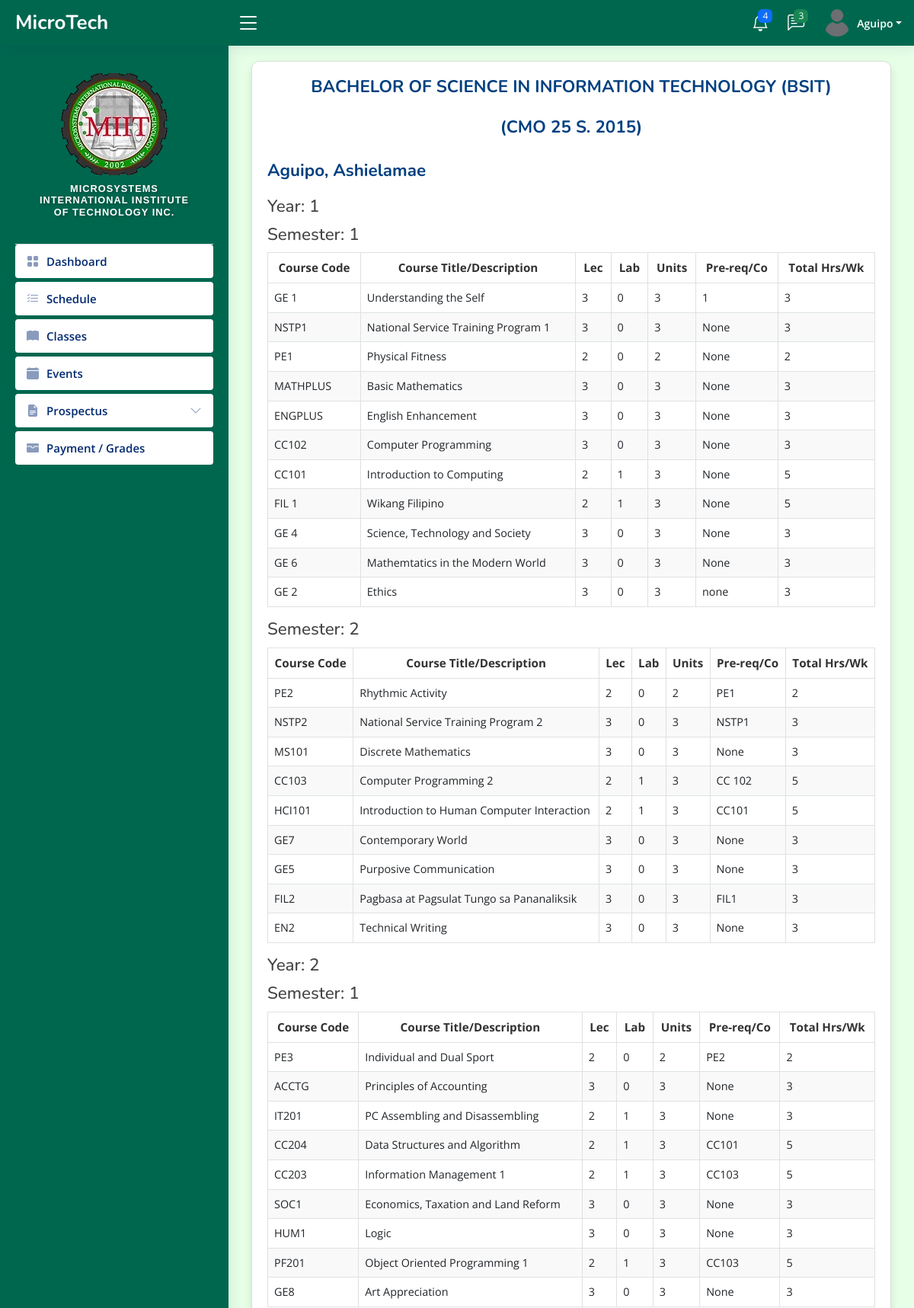
The app's page /admin/bsit-prospectus.php (signed in, upper part) with its own data.
### tables this page shows
CREATE TABLE `tbl_students` (
  `user_id` int(11) NOT NULL,
  `user_name` varchar(50) NOT NULL,
  `lname` varchar(50) NOT NULL,
  `fname` varchar(50) NOT NULL,
  `middleInitial` varchar(30) NOT NULL,
  `Suffix` varchar(15) NOT NULL,
  `course` varchar(50) NOT NULL,
  `year` int(10) NOT NULL,
  `sy` varchar(50) DEFAULT NULL,
  `contact` varchar(20) NOT NULL,
  `gender` varchar(10) NOT NULL,
  `bdate` varchar(50) NOT NULL,
  `pob` text NOT NULL,
  `email` varchar(50) NOT NULL,
  `major` varchar(50) NOT NULL,
  `nationality` varchar(20) NOT NULL,
  `civilStatus` varchar(20) NOT NULL,
  `religion` varchar(20) NOT NULL,
  `modality` varchar(20) NOT NULL,
  `fb` varchar(30) NOT NULL,
  `curAddress` varchar(200) NOT NULL,
  `cityAdd` varchar(200) NOT NULL,
  `zipcode` varchar(30) NOT NULL,
  `fatherName` varchar(50) NOT NULL,
  `fwork` varchar(50) NOT NULL,
  `motherName` varchar(50) NOT NULL,
  `mwork` varchar(50) NOT NULL,
  `primarySchool` varchar(100) NOT NULL,
  `primaryAddress` text NOT NULL,
  `primaryCompleted` varchar(30) NOT NULL,
  `entermediateSchool` varchar(100) NOT NULL,
  `entermediateAddress` text NOT NULL,
  `entermediateCompleted` varchar(30) NOT NULL,
  `hsSchool` varchar(100) NOT NULL,
  `hsAddress` text NOT NULL,
  `hsCompleted` varchar(30) NOT NULL,
  `shSchool` varchar(100) NOT NULL,
  `shAddress` text NOT NULL,
  `shCompleted` varchar(30) NOT NULL,
  `collegeSchool` varchar(100) NOT NULL,
  `collegeAddress` text NOT NULL,
  `collegeCompleted` varchar(30) NOT NULL,
  `user_image` varchar(50) NOT NULL,
  `user_role` varchar(50) NOT NULL,
  `user_pass` varchar(100) NOT NULL,
  `semester` int(11) NOT NULL,
  `status` varchar(20) NOT NULL,
  `date` date DEFAULT NULL,
  `created_at` timestamp NOT NULL DEFAULT current_timestamp()
);

CREATE TABLE `tbl_subjects` (
  `id` int(11) NOT NULL,
  `year` int(11) NOT NULL,
  `semester` int(11) NOT NULL,
  `code` varchar(50) NOT NULL,
  `description` varchar(50) NOT NULL,
  `lec` int(11) NOT NULL,
  `lab` int(11) NOT NULL,
  `unit` int(11) NOT NULL,
  `pre_req` varchar(50) NOT NULL,
  `total` int(11) NOT NULL,
  `course` varchar(50) NOT NULL
);

### PHP/BSIT-con.php (called while the page is built, shortened)
<?php
$connection = new Connection();
$pdo = $connection->open();
$sql = "SELECT * FROM tbl_subjects WHERE course = 'BSIT' ORDER BY year ASC, semester ASC";
$stmt = $pdo->query($sql);
$subjects = $stmt->fetchAll(PDO::FETCH_ASSOC);
$groupedSubjects = [];
foreach ($subjects as $subject) {
  $year = $subject['year'];
  $semester = $subject['semester'];
  if (!isset($groupedSubjects[$year])) {
    $groupedSubjects[$year] = [];
  }
  if (!isset($groupedSubjects[$year][$semester])) {
    $groupedSubjects[$year][$semester] = [];
  }
  $groupedSubjects[$year][$semester][] = $subject;
}
$statement = $conn->prepare("SELECT * FROM tbl_students WHERE user_id = :sid");
$statement->bindParam(':sid', $userid, PDO::PARAM_STR);
$statement->execute();
$user = $statement->fetch(PDO::FETCH_ASSOC);
?>

### admin/bsit-prospectus.php (the view, shortened to what this page needs)
<?php include_once "../templates/header3.php"; ?>
<?php include_once "../PHP/BSIT-con.php"; ?>
<main id="main" class="main">
  <section class="section dashboard">
    <div class="row">
      <h4 class="pagetitle text-center mb-3">BACHELOR OF SCIENCE IN INFORMATION TECHNOLOGY (BSIT)</h4>
      <h4 class="text-center">(CMO 25 S. 2015)</h4>
      <h4 class="pagetitle"><?php echo htmlspecialchars($user['lname']); ?>, <?php echo htmlspecialchars($user['fname']); ?> <?php echo htmlspecialchars($user['middleInitial']); ?></h4>
      <?php if (!empty($groupedSubjects)) : ?>
        <?php foreach ($groupedSubjects as $year => $semesters) : ?>
          <h6 class="pagetitle">Year: <?php echo htmlspecialchars($year); ?></h6>
          <?php foreach ($semesters as $semester => $subjects) : ?>
            <h5 class="pagetitle">Semester: <?php echo htmlspecialchars($semester); ?></h5>
            <div class="table-responsive">
              <table class="table table-bordered">
                <thead>
                  <tr>
                    <th>Course Code</th>
                    <th>Course Title/Description</th>
                    <th>Lec</th>
                    <th>Lab</th>
                    <th>Units</th>
                    <th>Pre-req/Co</th>
                    <th>Total Hrs/Wk</th>
                  </tr>
                </thead>
                <tbody>
                  <?php foreach ($subjects as $subject) : ?>
                    <tr>
                      <td><?php echo htmlspecialchars($subject['code']); ?></td>
                      <td><?php echo htmlspecialchars($subject['description']); ?></td>
                      <td><?php echo htmlspecialchars($subject['lec']); ?></td>
                      <td><?php echo htmlspecialchars($subject['lab']); ?></td>
                      <td><?php echo htmlspecialchars($subject['unit']); ?></td>
                      <td><?php echo htmlspecialchars($subject['pre_req']); ?></td>
                      <td><?php echo htmlspecialchars($subject['total']); ?></td>
                    </tr>
                  <?php endforeach; ?>
                </tbody>
              </table>
            </div>
          <?php endforeach; ?>
        <?php endforeach; ?>
      <?php else : ?>
        <p class="text-center">No subjects found for BSIT course.</p>
      <?php endif; ?>
    </div>
  </section>
</main>
<?php include_once "../templates/footer.php"; ?>

### templates/header3.php (shortened to what this page needs)
<!DOCTYPE html>
<html lang="en">
<head>
  <link href="../../assets/vendor/bootstrap/css/bootstrap.min.css" rel="stylesheet">
  <link href="../../assets/vendor/bootstrap-icons/bootstrap-icons.css" rel="stylesheet">
  <link href="../../assets/vendor/boxicons/css/boxicons.min.css" rel="stylesheet">
  <link href="../../assets/vendor/quill/quill.snow.css" rel="stylesheet">
  <link href="../../assets/vendor/quill/quill.bubble.css" rel="stylesheet">
  <link href="../../assets/vendor/remixicon/remixicon.css" rel="stylesheet">
  <link href="../../assets/vendor/simple-datatables/style.css" rel="stylesheet">
  <link href="../../assets/css/style.css" rel="stylesheet">
</head>
<?php
$database = new Connection();
$conn = $database->open();
$userid = $_SESSION["login"];
$statements = $conn->prepare("SELECT u.fname, u.lname, u.user_image, u.course, u.user_role
    FROM tbl_students u
    LEFT JOIN tbl_users s ON u.user_id = s.user_id
    WHERE u.user_id = :userid
");
$statements->bindParam(':userid', $userid, PDO::PARAM_INT);
$statements->execute();
$user = $statements->fetch(PDO::FETCH_ASSOC);
if ($user) {
  $lname = $user['lname'];
  $image = $user['user_image'];
} else {
  echo "User or student information not found.";
  exit;
}
?>
<body style="background-color:#e6ffe6;">
<header id="header" class="header fixed-top d-flex align-items-center" style="background-color: #00674f;">
  <div class="d-flex align-items-center justify-content-between">
    <a href="../admin/index.php" class="logo d-flex align-items-center">
      <span class="d-none d-lg-block text-white">MicroTech</span>
    </a>
    <i class="bi bi-list toggle-sidebar-btn text-white"></i>
  </div>
  <nav class="header-nav ms-auto">
    <ul class="d-flex align-items-center">
      <li class="nav-item dropdown">
        <a class="nav-link nav-icon" href="#" data-bs-toggle="dropdown">
          <i class="bi bi-bell text-white"></i>
          <span class="badge bg-primary badge-number">4</span>
        </a>
      </li>
      <li class="nav-item dropdown">
        <a class="nav-link nav-icon" href="#" data-bs-toggle="dropdown">
          <i class="bi bi-chat-left-text text-white"></i>
          <span class="badge bg-success badge-number">3</span>
        </a>
      </li>
      <li class="nav-item dropdown pe-3">
        <a class="nav-link nav-profile d-flex align-items-center pe-0 " href="#" data-bs-toggle="dropdown">
          <img src="upload-files/<?php echo htmlspecialchars($image); ?>" id="currentPhoto" onerror="this.src='images/default.png'" alt="Profile Image" class="rounded-circle">
          <span class="d-none d-md-block dropdown-toggle ps-2 text-white"><?php echo htmlspecialchars($lname)?></span>
        </a>
      </li>
    </ul>
  </nav>
</header>
<aside id="sidebar" class="sidebar" style="background-color: #00674f;">
  <ul class="sidebar-nav" id="sidebar-nav">
    <div class="profile-section">
      <div>
        <img src="../admin/images/miit-logo.png" id="currentPhoto" onerror="this.src='images/default.png'" alt="Profile Image" class="rotate-flip">
      </div>
      <div class="logo-text" style="padding: 10px; text-align: center;">
        <h6>Microsystems International Institute of Technology Inc.</h6>
      </div>
    </div>
    <li class="nav-item">
      <a class="nav-link collapsed" href="../admin/index3.php">
        <i class="bi bi-grid-fill"></i>
        <span>Dashboard</span>
      </a>
    </li>
    <li class="nav-item">
      <a class="nav-link collapsed" href="../admin/schedule-students.php">
        <i class="bi bi-list-check"></i>
        <span>Schedule</span>
      </a>
    </li>
    <li class="nav-item">
      <a class="nav-link collapsed" href="../admin/student-classes.php">
        <i class="bi bi-book-fill"></i>
        <span>Classes</span>
      </a>
    </li>
    <li class="nav-item">
      <a class="nav-link collapsed" href="../admin/event-student.php">
        <i class="bi bi-calendar-fill"></i>
        <span>Events</span>
      </a>
    </li>
    <li class="nav-item">
      <a class="nav-link collapsed" data-bs-target="#tables-nav" data-bs-toggle="collapse" href="#">
        <i class="bi bi-file-earmark-text-fill"></i><span>Prospectus</span><i class="bi bi-chevron-down ms-auto"></i>
      </a>
    </li>
    <li class="nav-item">
      <a class="nav-link collapsed" href="../admin/payment1.php">
        <i class="bi bi-wallet-fill"></i>
        <span>Payment / Grades </span>
      </a>
    </li>
  </ul>
</aside>

### assets/css/style.css (style rules this page uses)
:root { scroll-behavior: smooth; }
body { font-family: 'Open Sans', sans-serif; background: #f6f9ff; color: #444444; }
a { color: #4154f1; text-decoration: none; }
h1, h2, h3, h4, h5, h6 { font-family: 'Nunito', sans-serif; }
#main { margin-top: 60px; padding: 20px 30px; transition: all 0.3s; }
.pagetitle { margin-bottom: 10px; }
.logo { line-height: 1; }
@media (min-width: 1200px) { .logo { width: 280px; } }
.logo span { font-size: 26px; font-weight: 700; color: #012970; font-family: 'Nunito', sans-serif; }
.header { transition: all 0.5s; z-index: 997; height: 60px; box-shadow: 0px 2px 20px rgba(1, 41, 112, 0.1); background-color: #fff; padding-left: 20px; }
.header .toggle-sidebar-btn { font-size: 32px; padding-left: 10px; cursor: pointer; color: #012970; }
.header-nav ul { list-style: none; }
.header-nav > ul { margin: 0; padding: 0; }
.header-nav .nav-icon { font-size: 22px; color: #012970; margin-right: 25px; position: relative; }
.header-nav .nav-profile { color: #012970; }
.header-nav .nav-profile img { max-height: 36px; }
.header-nav .nav-profile span { font-size: 14px; font-weight: 600; }
.header-nav .badge-number { position: absolute; inset: -2px -5px auto auto; font-weight: normal; font-size: 12px; padding: 3px 6px; }
.sidebar { position: fixed; top: 60px; left: 0; bottom: 0; width: 300px; z-index: 996; transition: all 0.3s; padding: 20px; overflow-y: auto; scrollbar-width: thin; scrollbar-color: #aab7cf transparent; box-shadow: 0px 0px 20px rgba(1, 41, 112, 0.1); background-color: #fff; }
@media (min-width: 1200px) { #main, #footer { margin-left: 300px; } }
.sidebar-nav { padding: 0; margin: 0; list-style: none; }
.sidebar-nav li { padding: 0; margin: 0; list-style: none; }
.sidebar-nav .nav-item { margin-bottom: 5px; }
.sidebar-nav .nav-link { display: flex; align-items: center; font-size: 15px; font-weight: 600; color: #4154f1; transition: 0.3; background: #f6f9ff; padding: 10px 15px; border-radius: 4px; }
.sidebar-nav .nav-link i { font-size: 16px; margin-right: 10px; color: #4154f1; }
.sidebar-nav .nav-link.collapsed { color: #012970; background: #fff; }
.sidebar-nav .nav-link.collapsed i { color: #899bbd; }
.sidebar-nav .nav-link .bi-chevron-down { margin-right: 0; transition: transform 0.2s ease-in-out; }

### templates/header3.php (style rules this page uses)
.logo-text h6 { font-family: 'Arial', sans-serif; font-size: 0.8rem; font-weight: 600; letter-spacing: 1px; color: #ffffff; text-transform: uppercase; text-shadow: 2px 2px 4px rgba(0, 0, 0, 0.3); }
html { scroll-behavior: smooth; }
.sidebar .nav-link { transition: background-color 0.3s ease, color 0.3s ease; }
.profile-section { display: flex; flex-direction: column; align-items: center; padding: 1rem; border-bottom: 1px solid #ddd; }

### PHP/BSIT-con.php (style rules this page uses)
.section { padding: 20px; border: 1px solid #dcdcdc; border-radius: 10px; background: #fff; box-shadow: 0 6px 12px rgba(0, 0, 0, 0.1); margin-bottom: 30px; }
.dashboard { max-width: 1200px; margin: auto; }
h4 { font-size: 1.4rem; color: #004080; padding-bottom: 10px; margin-bottom: 20px; font-weight: bold; }
table { width: 100%; border-collapse: collapse; margin-bottom: 20px; }
th, td { padding: 12px; text-align: left; border: 1px solid #e0e0e0; }
th { background-color: #f5f5f5; color: #333; font-weight: bold; text-align: center; }
tbody tr:nth-child(even) { background-color: #f9f9f9; }

### admin/bsit-prospectus.php (style rules this page uses)
.pagetitle { font-size: 1.5rem; }
.table-responsive { overflow-x: auto; }
@media (max-width: 1200px) { .pagetitle { font-size: 1.4rem; } }
@media (max-width: 1200px) { .table thead th { font-size: 0.95rem; } }
@media (max-width: 1200px) { .table tbody td { font-size: 0.9rem; } }

### records on screen
tbl_students: lname "Aguipo", fname "Ashielamae"
tbl_subjects: code "GE 1", description "Understanding the Self", lec "3", lab "0", unit "3", pre_req "1", total "3"
tbl_subjects: code "NSTP1", description "National Service Training Program 1", lec "3", lab "0", unit "3", pre_req "None", total "3"
tbl_subjects: code "PE1", description "Physical Fitness", lec "2", lab "0", unit "2", pre_req "None", total "2"
tbl_subjects: code "MATHPLUS", description "Basic Mathematics", lec "3", lab "0", unit "3", pre_req "None", total "3"
tbl_subjects: code "ENGPLUS", description "English Enhancement", lec "3", lab "0", unit "3", pre_req "None", total "3"
tbl_subjects: code "CC102", description "Computer Programming", lec "3", lab "0", unit "3", pre_req "None", total "3"
tbl_subjects: code "CC101", description "Introduction to Computing", lec "2", lab "1", unit "3", pre_req "None", total "5"
tbl_subjects: code "FIL 1", description "Wikang Filipino", lec "2", lab "1", unit "3", pre_req "None", total "5"
tbl_subjects: code "GE 4", description "Science, Technology and Society", lec "3", lab "0", unit "3", pre_req "None", total "3"
tbl_subjects: code "GE 6", description "Mathemtatics in the Modern World", lec "3", lab "0", unit "3", pre_req "None", total "3"
tbl_subjects: code "GE 2", description "Ethics", lec "3", lab "0", unit "3", pre_req "none", total "3"
tbl_subjects: semester "2"
tbl_subjects: code "PE2", description "Rhythmic Activity", lec "2", lab "0", unit "2", pre_req "PE1", total "2"
tbl_subjects: code "NSTP2", description "National Service Training Program 2", lec "3", lab "0", unit "3", pre_req "NSTP1", total "3"
tbl_subjects: code "MS101", description "Discrete Mathematics", lec "3", lab "0", unit "3", pre_req "None", total "3"
tbl_subjects: code "CC103", description "Computer Programming 2", lec "2", lab "1", unit "3", pre_req "CC 102", total "5"
tbl_subjects: code "HCI101", description "Introduction to Human Computer Interaction", lec "2", lab "1", unit "3", pre_req "CC101", total "5"
tbl_subjects: code "GE7", description "Contemporary World", lec "3", lab "0", unit "3", pre_req "None", total "3"
tbl_subjects: code "GE5", description "Purposive Communication", lec "3", lab "0", unit "3", pre_req "None", total "3"
tbl_subjects: code "FIL2", description "Pagbasa at Pagsulat Tungo sa Pananaliksik", lec "3", lab "0", unit "3", pre_req "FIL1", total "3"
tbl_subjects: code "EN2", description "Technical Writing", lec "3", lab "0", unit "3", pre_req "None", total "3"
tbl_subjects: code "PE3", description "Individual and Dual Sport", lec "2", lab "0", unit "2", pre_req "PE2", total "2"
tbl_subjects: code "ACCTG", description "Principles of Accounting", lec "3", lab "0", unit "3", pre_req "None", total "3"
tbl_subjects: code "IT201", description "PC Assembling and Disassembling", lec "2", lab "1", unit "3", pre_req "None", total "3"
tbl_subjects: code "CC204", description "Data Structures and Algorithm", lec "2", lab "1", unit "3", pre_req "CC101", total "5"
tbl_subjects: code "CC203", description "Information Management 1", lec "2", lab "1", unit "3", pre_req "CC103", total "5"
tbl_subjects: code "SOC1", description "Economics, Taxation and Land Reform", lec "3", lab "0", unit "3", pre_req "None", total "3"
tbl_subjects: code "HUM1", description "Logic", lec "3", lab "0", unit "3", pre_req "None", total "3"
tbl_subjects: code "PF201", description "Object Oriented Programming 1", lec "2", lab "1", unit "3", pre_req "CC103", total "5"
tbl_subjects: code "GE8", description "Art Appreciation", lec "3", lab "0", unit "3", pre_req "None", total "3"

### other values on screen
$year "1"
$semester "1"
$year "2"
